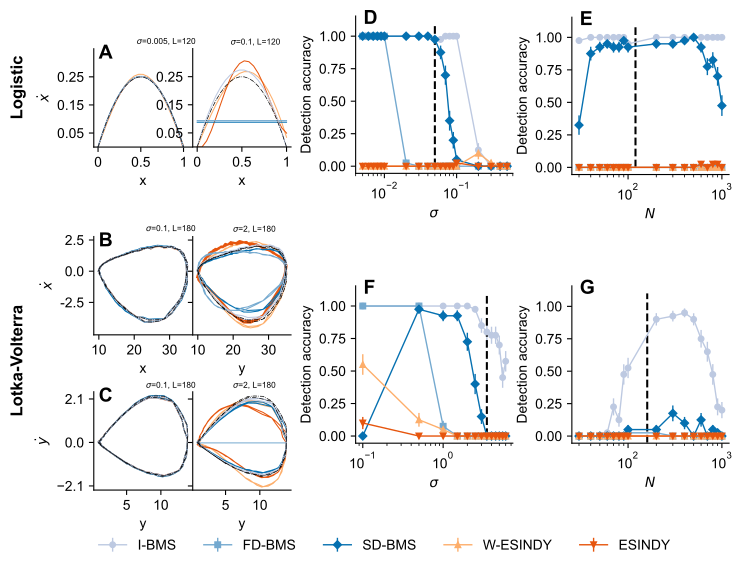

Reproduce this figure in Python.
import numpy as np
import matplotlib.pyplot as plt
from matplotlib import font_manager
import pandas as pd
from copy import deepcopy
import pynumdiff
import matplotlib.gridspec as gridspec
import pickle
from matplotlib.ticker import ScalarFormatter,StrMethodFormatter
import pysindy as ps
import pylustrator
import os
pylustrator.start()
try:
    from matplotlib import font_manager
    font_manager.fontManager.addfont('/usr/share/fonts/truetype/msttcorefonts/Arial.ttf')
    prop = font_manager.FontProperties(fname='/usr/share/fonts/truetype/msttcorefonts/Arial.ttf')
    plt.rcParams['font.family'] = 'sans-serif'
    plt.rcParams['font.sans-serif'] = prop.get_name()
except Exception as e:
    print('Could not load Arial font')
    print(e)
plt.rcParams['axes.spines.right'] = False
plt.rcParams['axes.spines.top'] = False
plt.rcParams['axes.labelsize'] = 10
plt.rcParams['font.size'] = 10

colors={
    'data': 'grey',
    'gt':'k',
    'fd':'#7fc97f',
    'sd':'#fdc086',
    'I-BMS':'#bdc9e1',
    'FD-BMS':'#74a9cf',
    'SD-BMS':'#0570b0',
    'WS':'#fdae6b',
    'RS':'#e6550d',
#    'A-BMS':
    'Log':'#b96902',
    'Gom':'#9a0eea'
}


# Import Machine Scientist
from importlib.machinery import SourceFileLoader
# Get the absolute path of the script's directory
script_dir = os.getcwd()
# Define the relative path to the module
relative_module_path = "Logistic/rguimera-machine-scientist/machinescientist_ode.py"
path = os.path.join(script_dir, relative_module_path)
ms_ode = SourceFileLoader("ms_ode", path).load_module()

# Import Machine Scientist (fit)
relative_module_path = "Logistic/rguimera-machine-scientist/machinescientist_fit.py"
path = os.path.join(script_dir, relative_module_path)
ms_fit = SourceFileLoader("ms_fit", path).load_module()




fig1 = plt.figure(figsize=(18.3/2.54, 15/2.54))
gs = gridspec.GridSpec(2, 4, figure=fig1,height_ratios=[0.45,1],width_ratios=[1,1,2,2])

#gs_p1=gs[0,0]
#gs_p2=gridspec.GridSpecFromSubplotSpec(2,1, gs[0:2,2:4],hspace=0.3,wspace=0,height_ratios=[1,2])

gs_lotka_low= gridspec.GridSpecFromSubplotSpec(2,1, gs[1,0])
gs_lotka_high= gridspec.GridSpecFromSubplotSpec(2,1, gs[1,1])

#Logistic Low noise:
with open(f'./Logistic/noise_data_res_exhaustive_new/BMS_0.005_0.pkl', 'rb') as f:
    # A new file will be created
    bms_ode=pickle.load(f)
with open(f'./Logistic/noise_data_res_exhaustive_new/BMS_fit_0.005_0.pkl', 'rb') as f:
    # A new file will be created
    bms_fit=pickle.load(f)
with open(f'./Logistic/noise_data_res_exhaustive_new/BMS_smooth_0.005_0.pkl', 'rb') as f:
    # A new file will be created
    bms_smooth=pickle.load(f)
x=np.linspace(0,1,20)

ode_pred = bms_ode.predict({'A0':pd.DataFrame(data={'B':x})})
fit_pred = bms_fit.predict({'A0':pd.DataFrame(data={'B':x})})
smooth_pred = bms_smooth.predict({'A0':pd.DataFrame(data={'B':x})})

# Weak Sindy
data=pd.read_pickle(f'./Logistic/noise_data/0.005_0.pkl')
X = data['B'].values
time=data['t'].values
print('Length logistic data',len(time))
###############################################################################################
# Weak sindy
n_models=1000
library_functions = [lambda x: x, lambda x: x * x, lambda x: x * x * x, lambda x: x * x * x * x]
library_function_names = [lambda x: x,lambda x: x+x, lambda x: x + x + x, lambda x: x + x + x + x]
feature_names = ['B']
ensemble_optimizer = ps.STLSQ()
weak_lib = ps.WeakPDELibrary(
    library_functions=library_functions,
    function_names=library_function_names,
    include_bias=True,
    spatiotemporal_grid=data.t.to_numpy(),
    is_uniform=True,
    K=1000,
)
# SINDy initialization
model = ps.SINDy(
    feature_names=feature_names,
    feature_library=weak_lib,
    optimizer=ensemble_optimizer,
)
model.fit(
    X,
    ensemble=True,
    n_models=n_models,
    quiet=True
)
model.print()
def poly(_x,coefs):
    return coefs[0]+np.sum([coefs[i]*_x**i for i in range(1,len(coefs))])
wsindy_pred=[poly(i,model.coefficients()[0]) for i in x]
print(wsindy_pred)
print(len(X),np.shape(wsindy_pred),len(x))
#####################################################################################################
#Regurar sindy
n_models=1000
ensemble_optimizer = ps.STLSQ()
poly_library = ps.PolynomialLibrary(degree=4, include_bias=True)
model = ps.SINDy(
    feature_names=['B'],
    feature_library=poly_library,
    optimizer=ensemble_optimizer,
)
dt=data.t[1]-data.t[0]
model.fit(X, t=dt, ensemble=True, n_models=n_models, quiet=True)
rsindy_pred=[poly(i,model.coefficients()[0]) for i in x]

ground_truth=[poly(i,[0,1,-1,0]) for i in x]
axs1=fig1.add_subplot(gs[0,0])
axs1.plot(x, wsindy_pred, c=colors['WS'],lw=0.75)
axs1.plot(x, rsindy_pred, c=colors['RS'],lw=0.75)
axs1.plot(x, smooth_pred['A0'].to_numpy(), c=colors['SD-BMS'],lw=0.75)
axs1.plot(x, fit_pred['A0'].to_numpy(), c=colors['FD-BMS'],lw=0.75)
axs1.plot(x, ode_pred['A0'].to_numpy(), c=colors['I-BMS'],lw=0.75)
axs1.plot(x, ground_truth, '-.',lw=0.5,c=colors['gt'])
axs1.set_xlabel(r'$\dot{x}$')
axs1.set_ylabel(None)
#axs0[1].legend(loc='best',frameon=False,fontsize=10)
axs1.tick_params(axis='both', which='major')
#axs1.yaxis.set_tick_params(labelleft=False)

#Logistic high noise:
with open(f'./Logistic/noise_data_res_exhaustive_new/BMS_0.1_0.pkl', 'rb') as f:
    # A new file will be created
    bms_ode=pickle.load(f)
with open(f'./Logistic/noise_data_res_exhaustive_new/BMS_fit_0.1_0.pkl', 'rb') as f:
    # A new file will be created
    bms_fit=pickle.load(f)
with open(f'./Logistic/noise_data_res_exhaustive_new/BMS_smooth_0.1_0.pkl', 'rb') as f:
    # A new file will be created
    bms_smooth=pickle.load(f)
x=np.linspace(0,1,20)

ode_pred = bms_ode.predict({'A0':pd.DataFrame(data={'B':x})})
fit_pred = bms_fit.predict({'A0':pd.DataFrame(data={'B':x})})
smooth_pred = bms_smooth.predict({'A0':pd.DataFrame(data={'B':x})})
# Weak Sindy
data=pd.read_pickle(f'/export/home/oriolca/BMS_ODE/Logistic/noise_data/0.1_0.pkl')
X = data['B'].values
time=data['t'].values
###############################################################################################
# Weak sindy
n_models=1000
library_functions = [lambda x: x, lambda x: x * x, lambda x: x * x * x, lambda x: x * x * x * x]
library_function_names = [lambda x: x,lambda x: x+x, lambda x: x + x + x, lambda x: x + x + x + x]
feature_names = ['B']
ensemble_optimizer = ps.STLSQ()
weak_lib = ps.WeakPDELibrary(
    library_functions=library_functions,
    function_names=library_function_names,
    include_bias=True,
    spatiotemporal_grid=data.t.to_numpy(),
    is_uniform=True,
    K=1000,
)
# SINDy initialization
model = ps.SINDy(
    feature_names=feature_names,
    feature_library=weak_lib,
    optimizer=ensemble_optimizer,
)
model.fit(
    X,
    ensemble=True,
    n_models=n_models,
    quiet=True
)
model.print()
def poly(_x,coefs):
    return coefs[0]+np.sum([coefs[i]*_x**i for i in range(1,len(coefs))])
wsindy_pred=[poly(i,model.coefficients()[0]) for i in x]
print(wsindy_pred)
print(len(X),np.shape(wsindy_pred),len(x))
#####################################################################################################
#Regurar sindy
n_models=1000
ensemble_optimizer = ps.STLSQ()
poly_library = ps.PolynomialLibrary(degree=4, include_bias=True)
model = ps.SINDy(
    feature_names=['B'],
    feature_library=poly_library,
    optimizer=ensemble_optimizer,
)
dt=data.t[1]-data.t[0]
model.fit(X, t=dt, ensemble=True, n_models=n_models, quiet=True)
rsindy_pred=[poly(i,model.coefficients()[0]) for i in x]
axs1=fig1.add_subplot(gs[0,1])
axs1.plot(x, wsindy_pred, c=colors['WS'],lw=0.75)
axs1.plot(x, rsindy_pred, c=colors['RS'],lw=0.75)
axs1.plot(x, smooth_pred['A0'].to_numpy(), c=colors['SD-BMS'],lw=0.75)
axs1.plot(x, fit_pred['A0'].to_numpy(), c=colors['FD-BMS'],lw=0.75)
axs1.plot(x, ode_pred['A0'].to_numpy(), c=colors['I-BMS'],lw=0.75)
axs1.plot(x, ground_truth, '-.',lw=0.5,c=colors['gt'])
axs1.set_xlabel(r'$\dot{x}$')

#axs0[1].legend(loc='best',frameon=False,fontsize=10)
axs1.tick_params(axis='both', which='major')
#axs1.yaxis.set_tick_params(labelleft=False)

with open('Logistic/detection_sigma.pkl','rb') as file:
    data_store=pickle.load(file=file)

size=data_store['sigmas']
error_sampling_bms=data_store['error_sampling_bms']
error_sampling_fit=data_store['error_sampling_fit']
error_sampling_smooth=data_store['error_sampling_smooth']
error_sampling_sindy=data_store['error_sampling_wsindy']
error_sampling_sindymod=data_store['error_sampling_intsindy']
error_sampling_bms_err=data_store['error_sampling_bms_err']
error_sampling_fit_err=data_store['error_sampling_fit_err']
error_sampling_smooth_err=data_store['error_sampling_smooth_err']
error_sampling_sindy_err=data_store['error_sampling_wsindy_err']
error_sampling_sindymod_err=data_store['error_sampling_intsindy_err']


ax=fig1.add_subplot(gs[0,2])
ax.errorbar(size,error_sampling_bms,error_sampling_bms_err,c=colors['I-BMS'],marker='o',ms=4.,label='I-BMS',lw=1)
ax.errorbar(size,error_sampling_fit,error_sampling_fit_err,c=colors['FD-BMS'],marker='s',ms=4.,label='FD-BMS',lw=1)
ax.errorbar(size,error_sampling_smooth,error_sampling_smooth_err,c=colors['SD-BMS'],marker='D',ms=4.,label='SD-BMS',lw=1)
ax.errorbar(size,error_sampling_sindy,error_sampling_sindy_err,c=colors['WS'],marker='^',ms=4.,label='SINDY',lw=1)
ax.errorbar(size,error_sampling_sindymod,error_sampling_sindymod_err,c=colors['RS'],marker='v',ms=4.,label='R-SINDY',lw=1)
ax.vlines(0.05,0,1.1,colors='k',linestyles='dashed')

#plt.legend(loc='best',frameon=False)
ax.set_xlabel('$\sigma$')
ax.set_ylabel('Detection accuracy')
#ax.set_xticks(fontsize=18)
#ax.set_yticks(fontsize=18)
ax.set_xscale('log')
ax.set_box_aspect(1)
#######################################################################################################################
# Lotka-Volterra predictions
data=pd.read_csv(f'./Lotka-Volterra/noise_data/0.1_0.csv')
with open(f'./Lotka-Volterra/results/exh_ode_mdl0.1_0.pkl', 'rb') as f:
    # A new file will be created
    bms_ode=pd.read_pickle(f)


with open(f'./Lotka-Volterra/results/exh_fit_mdl_0.1_0.pkl', 'rb') as f:
    # A new file will be created
    bms_fit=pd.read_pickle(f)


with open(f'./Lotka-Volterra/results/exh_smooth_mdl_0.1_0.pkl', 'rb') as f:
    # A new file will be created
    bms_smooth=pd.read_pickle(f)


ode_pred=bms_ode['x'].predict({'A0':data})
fit_pred=bms_fit['x'].predict({'A0':data})
smooth_pred=bms_smooth['x'].predict({'A0':data})

###############################################################################################
data_lv_train=pd.read_csv(f'./Lotka-Volterra/noise_data/0.1_0.csv')
#X = np.stack((data_lv_train['x'].values, data_lv_train['y'].values), axis=-1)
#time=data_lv_train['t'].values
X = data_lv_train[['x', 'y']].to_numpy().reshape((len(data_lv_train.x), 2))
time = data_lv_train.t.to_numpy().reshape((len(data_lv_train.x), 1))    
print('Length lotka data',len(time))
# Weak sindy
n_models=1000
library_functions = [lambda x: x, lambda x: x * x, lambda x, y: x * y,
                     lambda x, y: x * x * y,lambda x, y: x * y * y,lambda x: x * x * x]
library_function_names = [lambda x: x,lambda x: x+x,lambda x, y: x+y,
                     lambda x, y: x+x+y,lambda x, y: x + y + y,lambda x: x + x + x]
feature_names = ['x','y']
ensemble_optimizer = ps.STLSQ(threshold=1e-3)

weak_lib = ps.WeakPDELibrary(
    library_functions=library_functions,
    function_names=library_function_names,
    include_bias=True,
    spatiotemporal_grid=data_lv_train.t.to_numpy(),
    is_uniform=True,
    K=1000,
)

# SINDy initialization
model = ps.SINDy(
    feature_names=feature_names,
    feature_library=weak_lib,
    optimizer=ensemble_optimizer,
)
model.fit(
    X,
    ensemble=True,
    n_models=n_models,
    quiet=True
)
model.print()
print(model.coefficients())
print(model.get_feature_names())
ensemble_coefs = np.asarray(model.coef_list)
print(np.median(ensemble_coefs, axis=0))
def poly(_x,_y,coefs):
    return np.sum([coefs[0], coefs[1]*_x, coefs[2]*_y, coefs[3]*_x*_x, coefs[4]*_y*_y, coefs[5]*_x*_y,
                   coefs[6]*_x*_x*_y, coefs[7]*_x*_y*_y,coefs[8]*_x*_x*_x,coefs[9]*_y*_y*_y])
wsindy_pred_x=[poly(i.x,i.y,model.coefficients()[0]) for i in data.itertuples()]
wsindy_pred_y=[poly(i.x,i.y,model.coefficients()[1]) for i in data.itertuples()]
ground_truth_x=[poly(i.x,i.y,[0.,0.1,.0,.0,.0,-0.02,.0,.0,.0,.0]) for i in data.itertuples()]
ground_truth_y=[poly(i.x,i.y,[0.,.0,-0.4,.0,.0,0.02,.0,.0,.0,.0]) for i in data.itertuples()]
#####################################################################################################
#Regurar sindy
n_models=1000
ensemble_optimizer = ps.STLSQ(threshold=1e-3)
poly_library = ps.PolynomialLibrary(degree=3, include_bias=True)
model = ps.SINDy(
    feature_names=['x','y'],
    feature_library=poly_library,
    optimizer=ensemble_optimizer,
)
dt=data_lv_train.t[1]-data_lv_train.t[0]
model.fit(X, t=dt, ensemble=True, n_models=n_models, quiet=True)
model.print()
print(model.coefficients())
print(model.get_feature_names())
ensemble_coefs = np.asarray(model.coef_list)
print(np.median(ensemble_coefs, axis=0))
def poly(_x,_y,coefs):
    return np.sum([coefs[0], coefs[1]*_x, coefs[2]*_y, coefs[3]*_x*_x, coefs[4]*_x*_y, coefs[5]*_y*_y,
                   coefs[6]*_x*_x*_x, coefs[7]*_x*_x*_y,coefs[8]*_x*_y*_y,coefs[9]*_y*_y*_y])
rsindy_pred_x=[poly(i.x,i.y,model.coefficients()[0]) for i in data.itertuples()]
rsindy_pred_y=[poly(i.x,i.y,model.coefficients()[1]) for i in data.itertuples()]

axs1=fig1.add_subplot(gs_lotka_low[0])
axs1.plot(data.x, wsindy_pred_x, c=colors['WS'],lw=0.75)
axs1.plot(data.x, rsindy_pred_x, c=colors['RS'],lw=0.75)
axs1.plot(data.x, smooth_pred['A0'].to_numpy(), c=colors['SD-BMS'],lw=0.75)
axs1.plot(data.x, fit_pred['A0'].to_numpy(), c=colors['FD-BMS'],lw=0.75)
axs1.plot(data.x, ode_pred['A0'].to_numpy(), c=colors['I-BMS'],lw=0.75)
axs1.plot(data.x, ground_truth_x, '-.',lw=0.5,c=colors['gt'])
axs1.set_xlabel(r'$\dot{x}$')

#axs0[1].legend(loc='best',frameon=False,fontsize=10)
axs1.tick_params(axis='both', which='major')
#axs1.yaxis.set_tick_params(labelleft=False)

ode_pred=bms_ode['y'].predict({'A0':pd.DataFrame(data={'x':data.y,'y':data.x})})
fit_pred=bms_fit['y'].predict({'A0':data})
smooth_pred=bms_smooth['y'].predict({'A0':data})
axs1=fig1.add_subplot(gs_lotka_low[1])
axs1.plot(data.y, wsindy_pred_y, c=colors['WS'],lw=0.75)
axs1.plot(data.y, rsindy_pred_y, c=colors['RS'],lw=0.75)
axs1.plot(data.y, smooth_pred['A0'].to_numpy(), c=colors['SD-BMS'],lw=0.75)
axs1.plot(data.y, fit_pred['A0'].to_numpy(), c=colors['FD-BMS'],lw=0.75)
axs1.plot(data.y, ode_pred['A0'].to_numpy(), c=colors['I-BMS'],lw=0.75)
axs1.plot(data.y, ground_truth_y, '-.',lw=0.5,c=colors['gt'])
axs1.set_xlabel(r'$\dot{x}$')
axs1.set_ylabel(None)
#axs0[1].legend(loc='best',frameon=False,fontsize=10)
axs1.tick_params(axis='both', which='major')
#axs1.yaxis.set_tick_params(labelleft=False)

#############################################
with open(f'./Lotka-Volterra/results/exh_ode_mdl2.0_0.pkl', 'rb') as f:
    # A new file will be created
    bms_ode=pd.read_pickle(f)


with open(f'./Lotka-Volterra/results/exh_fit_mdl_2.0_0.pkl', 'rb') as f:
    # A new file will be created
    bms_fit=pd.read_pickle(f)


with open(f'./Lotka-Volterra/results/exh_smooth_mdl_2.0_0.pkl', 'rb') as f:
    # A new file will be created
    bms_smooth=pd.read_pickle(f)


ode_pred=bms_ode['x'].predict({'A0':data})
fit_pred=bms_fit['x'].predict({'A0':data})
smooth_pred=bms_smooth['x'].predict({'A0':data})

###############################################################################################
data_lv_train=pd.read_csv(f'./Lotka-Volterra/noise_data/2.0_0.csv')
#X = np.stack((data_lv_train['x'].values, data_lv_train['y'].values), axis=-1)
#time=data_lv_train['t'].values
X = data_lv_train[['x', 'y']].to_numpy().reshape((len(data_lv_train.x), 2))
time = data_lv_train.t.to_numpy().reshape((len(data_lv_train.x), 1))
# Weak sindy
n_models=1000
library_functions = [lambda x: x, lambda x: x * x, lambda x, y: x * y,
                     lambda x, y: x * x * y,lambda x, y: x * y * y,lambda x: x * x * x]
library_function_names = [lambda x: x,lambda x: x+x,lambda x, y: x+y,
                     lambda x, y: x+x+y,lambda x, y: x + y + y,lambda x: x + x + x]
feature_names = ['x','y']
ensemble_optimizer = ps.STLSQ(threshold=1e-3)

weak_lib = ps.WeakPDELibrary(
    library_functions=library_functions,
    function_names=library_function_names,
    include_bias=True,
    spatiotemporal_grid=data_lv_train.t.to_numpy(),
    is_uniform=True,
    K=1000,
)

# SINDy initialization
model = ps.SINDy(
    feature_names=feature_names,
    feature_library=weak_lib,
    optimizer=ensemble_optimizer,
)
model.fit(
    X,
    ensemble=True,
    n_models=n_models,
    quiet=True
)
model.print()
print(model.coefficients())
print(model.get_feature_names())
ensemble_coefs = np.asarray(model.coef_list)
print(np.median(ensemble_coefs, axis=0))
def poly(_x,_y,coefs):
    return np.sum([coefs[0], coefs[1]*_x, coefs[2]*_y, coefs[3]*_x*_x, coefs[4]*_y*_y, coefs[5]*_x*_y,
                   coefs[6]*_x*_x*_y, coefs[7]*_x*_y*_y,coefs[8]*_x*_x*_x,coefs[9]*_y*_y*_y])
wsindy_pred_x=[poly(i.x,i.y,model.coefficients()[0]) for i in data.itertuples()]
wsindy_pred_y=[poly(i.x,i.y,model.coefficients()[1]) for i in data.itertuples()]
#####################################################################################################
#Regurar sindy
n_models=1000
ensemble_optimizer = ps.STLSQ(threshold=1e-3)
poly_library = ps.PolynomialLibrary(degree=3, include_bias=True)
model = ps.SINDy(
    feature_names=['x','y'],
    feature_library=poly_library,
    optimizer=ensemble_optimizer,
)
dt=data_lv_train.t[1]-data_lv_train.t[0]
model.fit(X, t=dt, ensemble=True, n_models=n_models, quiet=True)
model.print()
print(model.coefficients())
print(model.get_feature_names())
ensemble_coefs = np.asarray(model.coef_list)
print(np.median(ensemble_coefs, axis=0))
def poly(_x,_y,coefs):
    return np.sum([coefs[0], coefs[1]*_x, coefs[2]*_y, coefs[3]*_x*_x, coefs[4]*_x*_y, coefs[5]*_y*_y,
                   coefs[6]*_x*_x*_x, coefs[7]*_x*_x*_y,coefs[8]*_x*_y*_y,coefs[9]*_y*_y*_y])
rsindy_pred_x=[poly(i.x,i.y,model.coefficients()[0]) for i in data.itertuples()]
rsindy_pred_y=[poly(i.x,i.y,model.coefficients()[1]) for i in data.itertuples()]

axs1=fig1.add_subplot(gs_lotka_high[0])
axs1.plot(data.x, wsindy_pred_x, c=colors['WS'],lw=0.75)
axs1.plot(data.x, rsindy_pred_x, c=colors['RS'])
axs1.plot(data.x, smooth_pred['A0'].to_numpy(), c=colors['SD-BMS'],lw=0.75)
axs1.plot(data.x, fit_pred['A0'].to_numpy(), c=colors['FD-BMS'],lw=0.75)
axs1.plot(data.x, ode_pred['A0'].to_numpy(), c=colors['I-BMS'],lw=0.75)
axs1.plot(data.x, ground_truth_x,'-.',lw=0.5,c=colors['gt'])
axs1.set_xlabel(r'$\dot{x}$')

#axs0[1].legend(loc='best',frameon=False,fontsize=10)
#axs1.tick_params(axis='both', which='major')
#axs1.yaxis.set_tick_params(labelleft=False)

ode_pred=bms_ode['y'].predict({'A0':pd.DataFrame(data={'x':data.y,'y':data.x})})
fit_pred=bms_fit['y'].predict({'A0':data})
smooth_pred=bms_smooth['y'].predict({'A0':data})
axs1=fig1.add_subplot(gs_lotka_high[1])
axs1.plot(data.y, wsindy_pred_y, c=colors['WS'],label='W-ESINDY',lw=0.75)
axs1.plot(data.y, rsindy_pred_y, c=colors['RS'],label='ESINDY',lw=0.75)
axs1.plot(data.y, smooth_pred['A0'].to_numpy(), c=colors['SD-BMS'],label='SD-BMS',lw=0.75)
axs1.plot(data.y, fit_pred['A0'].to_numpy(), c=colors['FD-BMS'],label='FD-BMS',lw=0.75)
axs1.plot(data.y, ode_pred['A0'].to_numpy(), c=colors['I-BMS'],label='I-BMS',lw=0.75)
axs1.plot(data.y, ground_truth_y, '-.',lw=0.5,c=colors['gt'],label='ground truth')
handles,labels = axs1.get_legend_handles_labels()
axs1.set_xlabel(r'$\dot{x}$')
axs1.set_ylabel(None)
#axs0[1].legend(loc='best',frameon=False,fontsize=10)
#axs1.tick_params(axis='both', which='major')
#axs1.yaxis.set_tick_params(labelleft=False)
#######################################################################################################################
with open('./Lotka-Volterra/detection_sigma.pkl','rb') as file:
    data_store=pickle.load(file=file)

size=data_store['sigmas']
error_sampling_bms=data_store['error_sampling_bms']
error_sampling_fit=data_store['error_sampling_fit']
error_sampling_smooth=data_store['error_sampling_smooth']
error_sampling_sindy=data_store['error_sampling_wsindy']
error_sampling_sindymod=data_store['error_sampling_intsindy']
error_sampling_bms_err=data_store['error_sampling_bms_err']
error_sampling_fit_err=data_store['error_sampling_fit_err']
error_sampling_smooth_err=data_store['error_sampling_smooth_err']
error_sampling_sindy_err=data_store['error_sampling_wsindy_err']
error_sampling_sindymod_err=data_store['error_sampling_intsindy_err']


ax=fig1.add_subplot(gs[1,2])
ax.errorbar(size,error_sampling_bms,error_sampling_bms_err,c=colors['I-BMS'],marker='o',ms=4.,label='I-BMS',lw=1)
ax.errorbar(size,error_sampling_fit,error_sampling_fit_err,c=colors['FD-BMS'],marker='s',ms=4.,label='FD-BMS',lw=1)
ax.errorbar(size,error_sampling_smooth,error_sampling_smooth_err,c=colors['SD-BMS'],marker='D',ms=4.,label='SD-BMS',lw=1)
ax.errorbar(size,error_sampling_sindy,error_sampling_sindy_err,c=colors['WS'],marker='^',ms=4.,label='SINDY',lw=1)
ax.errorbar(size,error_sampling_sindymod,error_sampling_sindymod_err,c=colors['RS'],marker='v',ms=4.,label='R-SINDY',lw=1)
ax.vlines(3.5,0,1.1,colors='k',linestyles='dashed')
#plt.legend(loc='best',frameon=False)
ax.set_xlabel('$\sigma$')
ax.set_ylabel('Detection accuracy')
#ax.set_xticks(fontsize=18)
#ax.set_yticks(fontsize=18)
ax.set_xscale('log')
ax.set_box_aspect(1)
#######################################################################################################################
with open('Logistic/detection_length.pkl','rb') as file:
    data_store=pickle.load(file=file)

size=data_store['size']
error_sampling_bms=data_store['error_sampling_bms']
error_sampling_fit=data_store['error_sampling_fit']
error_sampling_smooth=data_store['error_sampling_smooth']
error_sampling_sindy=data_store['error_sampling_wsindy']
error_sampling_sindymod=data_store['error_sampling_intsindy']
error_sampling_bms_err=data_store['error_sampling_bms_err']
error_sampling_fit_err=data_store['error_sampling_fit_err']
error_sampling_smooth_err=data_store['error_sampling_smooth_err']
error_sampling_sindy_err=data_store['error_sampling_wsindy_err']
error_sampling_sindymod_err=data_store['error_sampling_intsindy_err']


ax=fig1.add_subplot(gs[0,3])
ax.errorbar(size,error_sampling_bms,error_sampling_bms_err,c=colors['I-BMS'],marker='o',ms=4.,label='I-BMS',lw=1)
ax.errorbar(size,error_sampling_fit,error_sampling_fit_err,c=colors['FD-BMS'],marker='s',ms=4.,label='FD-BMS',lw=1)
ax.errorbar(size,error_sampling_smooth,error_sampling_smooth_err,c=colors['SD-BMS'],marker='D',ms=4.,label='SD-BMS',lw=1)
ax.errorbar(size,error_sampling_sindy,error_sampling_sindy_err,c=colors['WS'],marker='^',ms=4.,label='SINDY',lw=1)
ax.errorbar(size,error_sampling_sindymod,error_sampling_sindymod_err,c=colors['RS'],marker='v',ms=4.,label='R-SINDY',lw=1)
ax.vlines(120,0,1.1,colors='k',linestyles='dashed')
#plt.legend(loc='best',frameon=False)
ax.set_xlabel('$N$')
ax.set_ylabel('Detection accuracy')
#ax.set_xticks(fontsize=18)
#ax.set_yticks(fontsize=18)
ax.set_xscale('log')
ax.set_box_aspect(1)
#######################################################################################################################

with open('./Lotka-Volterra/detection_length.pkl','rb') as file:
    data_store=pickle.load(file=file)

size=data_store['size']
error_sampling_bms=data_store['error_sampling_bms']
error_sampling_fit=data_store['error_sampling_fit']
error_sampling_smooth=data_store['error_sampling_smooth']
error_sampling_sindy=data_store['error_sampling_wsindy']
error_sampling_sindymod=data_store['error_sampling_intsindy']
error_sampling_bms_err=data_store['error_sampling_bms_err']
error_sampling_fit_err=data_store['error_sampling_fit_err']
error_sampling_smooth_err=data_store['error_sampling_smooth_err']
error_sampling_sindy_err=data_store['error_sampling_wsindy_err']
error_sampling_sindymod_err=data_store['error_sampling_intsindy_err']


ax=fig1.add_subplot(gs[1,3])
ax.errorbar(size,error_sampling_bms,error_sampling_bms_err,c=colors['I-BMS'],marker='o',ms=4.,label='I-BMS',lw=1)
ax.errorbar(size,error_sampling_fit,error_sampling_fit_err,c=colors['FD-BMS'],marker='s',ms=4.,label='FD-BMS',lw=1)
ax.errorbar(size,error_sampling_smooth,error_sampling_smooth_err,c=colors['SD-BMS'],marker='D',ms=4.,label='SD-BMS',lw=1)
ax.errorbar(size,error_sampling_sindy,error_sampling_sindy_err,c=colors['WS'],marker='^',ms=4.,label='W-ESINDY',lw=1)
ax.errorbar(size,error_sampling_sindymod,error_sampling_sindymod_err,c=colors['RS'],marker='v',ms=4.,label='ESINDY',lw=1)
ax.vlines(160,-0.05,1.1,colors='k',linestyles='dashed')
#plt.legend(loc='best',frameon=False)
ax.set_xlabel('$N$')
ax.set_ylabel('Detection accuracy')
#ax.set_xticks(fontsize=18)
#ax.set_yticks(fontsize=18)
ax.set_xscale('log')
ax.set_box_aspect(1)
#handles,labels = ax.get_legend_handles_labels()
print(labels)
print(handles)
plt.legend(handles, labels, frameon=False, ncol=6,loc=(-3.09, -0.7202))
#% start: automatic generated code from pylustrator
plt.figure(1).ax_dict = {ax.get_label(): ax for ax in plt.figure(1).axes}
import matplotlib as mpl
getattr(plt.figure(1), '_pylustrator_init', lambda: ...)()
plt.figure(1).set_size_inches(18.300000/2.54, 15.000000/2.54, forward=True)
plt.figure(1).axes[0].set(position=[0.09759, 0.6919, 0.1372, 0.1668], xlabel='x', xticks=[0., 0.5, 1.], xticklabels=['0', '0.5', '1'], xlim=(-0.05, 1.1), ylabel='$\\dot{x}$', yticks=[0.05, 0.15, 0.25], yticklabels=['0.05', '0.15', '0.25'], ylim=(0., 0.35))
plt.figure(1).axes[0].text(0.05, 0.9, 'A', transform=plt.figure(1).axes[0].transAxes, fontsize=14., weight='bold')  # id=plt.figure(1).axes[0].texts[0].new
plt.figure(1).axes[0].get_yaxis().get_label().set(position=(40.51, 0.5), text='$\\dot{x}$')
plt.figure(1).axes[1].set(position=[0.2357, 0.6921, 0.1372, 0.1669], xlabel='x', xticks=[0., 0.5, 1.], xticklabels=['0', '0.5', '1'], yticks=[0.05, 0.15, 0.25], yticklabels=['0.05', '0.15', '0.25'], ylim=(0., 0.35))
plt.figure(1).axes[2].set(position=[0.4631, 0.6473, 0.2194, 0.2669],xlim=(0.004, 0.6))
plt.figure(1).axes[2].text(0.05, 0.95, 'D', transform=plt.figure(1).axes[2].transAxes, fontsize=14., weight='bold')  # id=plt.figure(1).axes[2].texts[0].new
plt.figure(1).axes[3].set(position=[0.09759, 0.3734, 0.1372, 0.1668], xlabel='x', ylabel='$\\dot{x}$', yticks=[-2.5, 0., 2.5], yticklabels=['-2.5', '0.0', '2.5'], ylim=(-5.1, 2.78))
plt.figure(1).axes[3].text(0.05, 0.9, 'B', transform=plt.figure(1).axes[3].transAxes, fontsize=14., weight='bold')  # id=plt.figure(1).axes[3].texts[0].new
plt.figure(1).axes[4].set(position=[0.09759, 0.1101, 0.1372, 0.1668], xlabel='y', ylabel='$\\dot{y}$', yticks=[-2.1, 0., 2.1], yticklabels=['−2.1', '0.0', '2.1'], ylim=(-2.3, 2.45))
plt.figure(1).axes[4].text(0.05, 0.9, 'C', transform=plt.figure(1).axes[4].transAxes, fontsize=14., weight='bold')  # id=plt.figure(1).axes[4].texts[0].new
plt.figure(1).axes[5].set(position=[0.2357, 0.3733, 0.1372, 0.1668], xlabel='y', yticks=[-2.5, 0., 2.5], yticklabels=['', '', ''], ylim=(-5.1, 2.78))
plt.figure(1).axes[6].set(position=[0.2357, 0.11, 0.1372, 0.1668], xlabel='y', yticks=[-2.1, 0., 2.1], yticklabels=['', '', ''], ylim=(-2.3, 2.45))
plt.figure(1).axes[7].set(position=[0.4631, 0.1896, 0.2194, 0.2669])
plt.figure(1).axes[7].text(0.05, 0.95, 'F', transform=plt.figure(1).axes[7].transAxes, fontsize=14., weight='bold')  # id=plt.figure(1).axes[7].texts[0].new
plt.figure(1).axes[8].set(position=[0.7649, 0.6453, 0.2194, 0.2669])
plt.figure(1).axes[8].text(0.05, 0.95, 'E', transform=plt.figure(1).axes[8].transAxes, fontsize=14., weight='bold')  # id=plt.figure(1).axes[8].texts[0].new
plt.figure(1).axes[9].legend(loc=(-3.045, -0.7292), frameon=False, ncols=6)
plt.figure(1).axes[9].set(position=[0.7649, 0.1896, 0.2194, 0.2669], yticks=[0., 0.25, 0.5, 0.75, 1.], yticklabels=['0.00', '0.25', '0.50', '0.75', '1.00'], ylim=(-0.055, 1.158))
plt.figure(1).axes[9].text(0.05, 0.95, 'G', transform=plt.figure(1).axes[9].transAxes, fontsize=14., weight='bold')  # id=plt.figure(1).axes[9].texts[0].new
plt.figure(1).text(-0.0188, 0.7448, 'Logistic', transform=plt.figure(1).transFigure, fontsize=12., weight='bold', rotation=90.)  # id=plt.figure(1).texts[0].new
plt.figure(1).text(-0.0188, 0.2404, 'Lotka-Volterra', transform=plt.figure(1).transFigure, fontsize=12., weight='bold', rotation=90.)  # id=plt.figure(1).texts[1].new
plt.figure(1).text(0.1575, 0.8652, '$\\sigma$=0.005, L=120', transform=plt.figure(1).transFigure, fontsize=6.)  # id=plt.figure(1).texts[9].new
plt.figure(1).text(0.2886, 0.8642, '$\\sigma$=0.1, L=120', transform=plt.figure(1).transFigure, fontsize=6.)  # id=plt.figure(1).texts[10].new
plt.figure(1).text(0.1704, 0.5478, '$\\sigma$=0.1, L=180', transform=plt.figure(1).transFigure, fontsize=6.)  # id=plt.figure(1).texts[11].new
plt.figure(1).text(0.2919, 0.5468, '$\\sigma$=2, L=180', transform=plt.figure(1).transFigure, fontsize=6.)  # id=plt.figure(1).texts[12].new
plt.figure(1).text(0.1704, 0.2820, '$\\sigma$=0.1, L=180', transform=plt.figure(1).transFigure, fontsize=6.)  # id=plt.figure(1).texts[13].new
plt.figure(1).text(0.2919, 0.2820, '$\\sigma$=2, L=180', transform=plt.figure(1).transFigure, fontsize=6.)  # id=plt.figure(1).texts[14].new
#% end: automatic generated code from pylustrator
plt.show()
plt.savefig(filename='fig1_detection.pdf',dpi=300,format='pdf',bbox_inches='tight')
